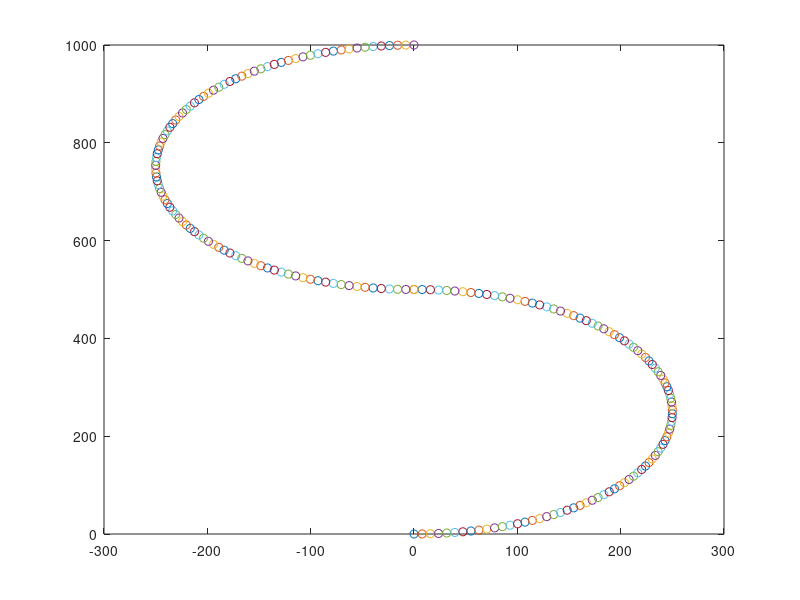

MATLAB code for this plot:
close all
k = 1
yPos = 0
while (yPos < 500)
th = linspace( -pi/2, pi/2, 100);
R = 250
xPos = R*cos(th(k));
yPos = R*sin(th(k))+250;
plot(xPos,yPos, 'o');
hold on
k = k+1
yPos
end

k = 1
while (yPos < 1000)
th = linspace( -pi/2, pi/2, 100);
R = 250
xPos = R*cos(th(k));
yPos = R*sin(th(k))+3*250;
plot(-xPos,yPos, 'o');
hold on
k = k+1
end